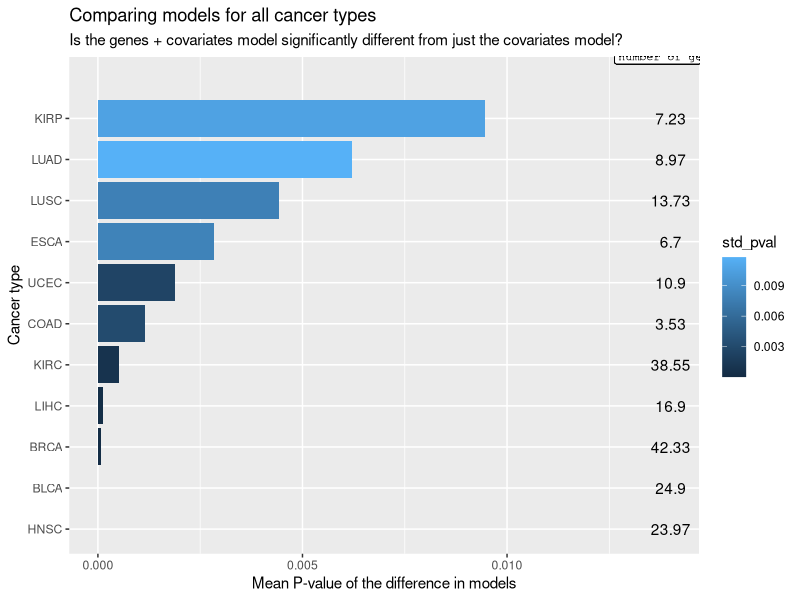
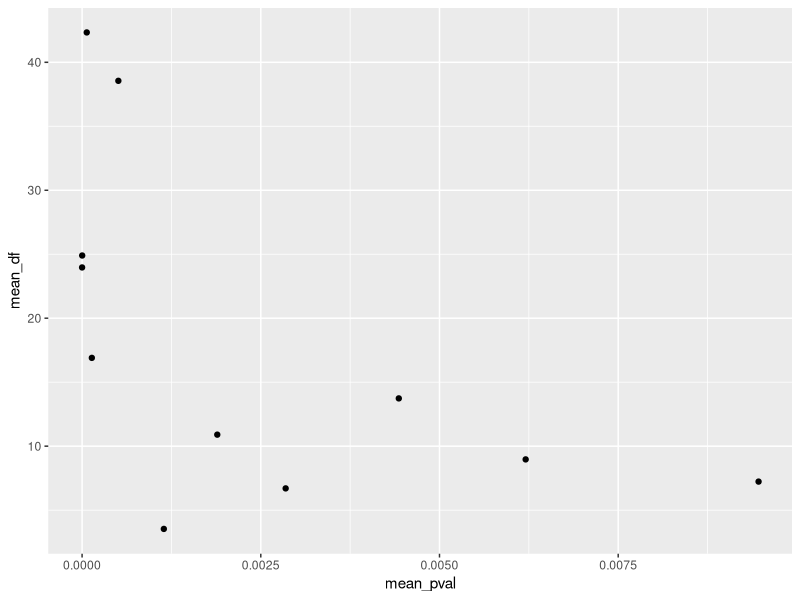
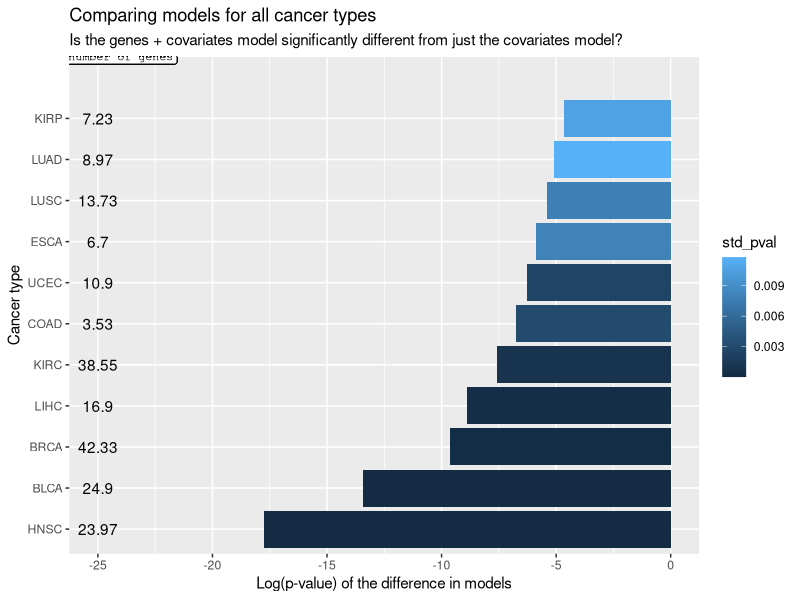
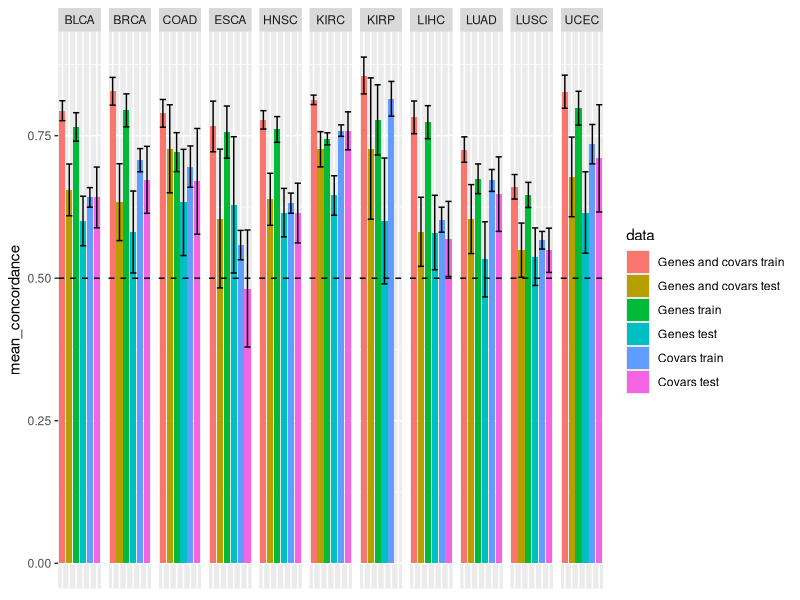
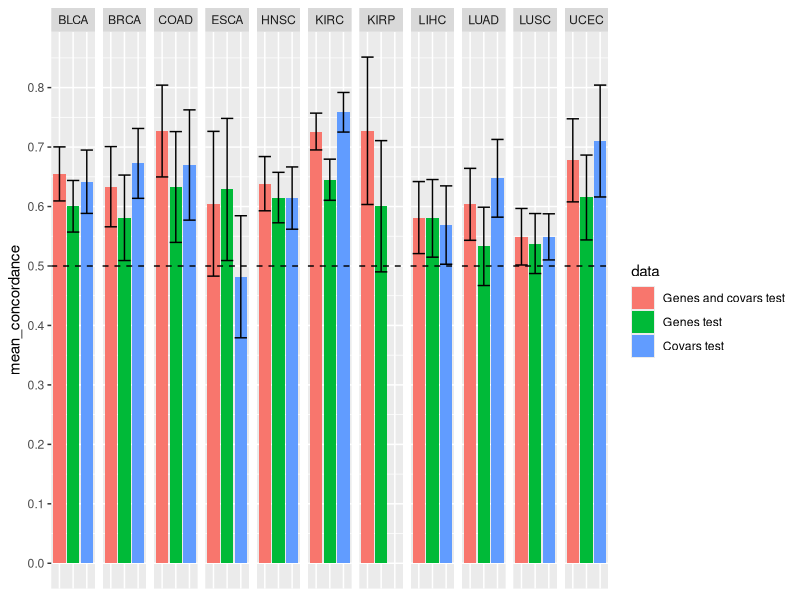

Source code (R) for these figures, in order: (Note: this script raises an error after producing the figures.)
## ---- chunk 1
library(tidyverse)
## ---- chunk 2
concordance <- read.table('concordance_stats.csv')
aucs <- read.table('aucs.csv')
model_comparisons <- read.table('model_comparisons.csv')
num_sig_genes <- read.table('num_sig_genes.csv')
## ---- chunk 3
print(paste("The cancer types where the difference between the two models is not significant are: ", paste(as.character(rownames(model_comparisons)[model_comparisons$pval > 0.05]), collapse = ', ')))
## ---- chunk 4

model_comparisons_tidy <- model_comparisons %>%
  mutate(cancer_type = str_sub(rownames(model_comparisons), 0, 4)) %>%
  filter(pval < 0.05) %>%# not showing the non significant cancer types
  group_by(cancer_type) %>%
  summarise(mean_pval = mean(pval), std_pval = sd(pval), mean_df = mean(df))

# note: df (degrees of freedom) is equal to the number of genes used in the genes and covariates model
library(ggplot2)

ggplot(model_comparisons_tidy) +
  geom_col(aes(x = reorder(cancer_type, log(mean_pval)), y = mean_pval, fill = std_pval)) + 
  geom_text(aes(x = cancer_type, y = 0.014, label = round(mean_df, 2))) + 
  geom_label(aes(x = 12.5, y = 0.014, label = 'number of genes'), size = 3, fontface = "plain", family = 'mono') +
  xlab('Cancer type') + 
  ylab('Mean P-value of the difference in models') + 
  ggtitle('Comparing models for all cancer types', 'Is the genes + covariates model significantly different from just the covariates model?') + 
  coord_flip()


# is there a correlation between mean pval and mean number of genes? (num genes = df (degrees of freedom))
ggplot(model_comparisons_tidy) +
  geom_point(aes(x = mean_pval, y = mean_df))
cor(x = model_comparisons_tidy$mean_pval, y = model_comparisons_tidy$mean_df) # sort of
## ---- chunk 5
# so we can see all of the values on one scale, here is the log pvalues:
# lower still means more significant
ggplot(model_comparisons_tidy) +
  geom_col(aes(x = reorder(cancer_type, log(mean_pval)), y = log(mean_pval), fill = std_pval)) + 
  geom_text(aes(x = cancer_type, y = -25, label = round(mean_df, 2))) + 
  geom_label(aes(x = 12.5, y = -24, label = 'number of genes'), size = 3, fontface = "plain", family = 'mono') + 
  xlab('Cancer type') + 
  ylab('Log(p-value) of the difference in models') + 
  ggtitle('Comparing models for all cancer types', 'Is the genes + covariates model significantly different from just the covariates model?') + 
  coord_flip()


## ---- chunk 6

concordance_tidy <- concordance %>%
  mutate(cancer_type = str_sub(rownames(concordance), 0, 4)) %>%
  mutate(data = factor(str_sub(str_replace_all(rownames(concordance), "[:digit:]", ""), 6), levels = c('Genes and covars train', 'Genes and covars test', 'Genes train', 'Genes test', 'Covars train', 'Covars test'))) %>%
  mutate(data_and_cancer = paste(data, cancer_type)) %>%
  group_by(data_and_cancer) %>%
  summarise(mean_concordance = mean(Concordance), std_concordance = sd(Concordance), mean_se = mean(se), cancer_type = unique(cancer_type), data = unique(data))

library(ggplot2)
ggplot(concordance_tidy) + 
  geom_col(aes(x = data, y = mean_concordance, fill = data)) + 
  geom_errorbar(aes(x=data, ymin = mean_concordance - std_concordance, ymax = mean_concordance + std_concordance)) +
  facet_grid(cols = vars(cancer_type)) + 
  theme(axis.title.x=element_blank(), axis.text.x=element_blank(), axis.ticks.x=element_blank()) + 
  geom_hline(yintercept=0.5, linetype="dashed")

# the error bars are one standard deviation above and below the value.

# only looking at test data:
concordance_tidy %>%
  filter(str_detect(concordance_tidy$data, 'test')) %>%
  ggplot() + 
    geom_col(aes(x = data, y = mean_concordance, fill = data)) + 
    geom_errorbar(aes(x=data, ymin = mean_concordance - std_concordance, ymax = mean_concordance + std_concordance)) +
    facet_grid(cols = vars(cancer_type)) + 
    theme(axis.title.x=element_blank(), axis.text.x=element_blank(), axis.ticks.x=element_blank()) + 
    scale_y_continuous(breaks = seq(0,1,0.1)) + 
    geom_hline(yintercept=0.5, linetype="dashed") + 
    ggsave('testset_concordance.pdf', width = 12)



# box plot of test concordance
concordance %>%
  mutate(cancer_type = str_sub(rownames(concordance), 0, 4)) %>%
  mutate(data = factor(str_sub(str_replace_all(rownames(concordance), "[:digit:]", ""), 6), levels = c('Genes and covars train', 'Genes and covars test', 'Genes train', 'Genes test', 'Covars train', 'Covars test'))) %>%
  mutate(data_and_cancer = paste(data, cancer_type)) %>%
  filter(str_detect(data, 'test')) %>%
  ggplot() + 
    geom_boxplot(aes(x = data, y = Concordance, fill = data)) +
    facet_grid(cols = vars(cancer_type)) +
    theme(axis.title.x=element_blank(), axis.text.x=element_blank(), axis.ticks.x=element_blank()) + 
    scale_y_continuous(breaks = seq(0,1,0.1)) + 
    geom_hline(yintercept=0.5, linetype="dashed") + 
    ggsave('testset_concordance_boxplot.pdf', width = 12)
## ---- chunk 7
# cancer types where adding genes resulted in an improved test concordance:
cancer_types <- unique(concordance_tidy$cancer_type)

cts <- paste(cancer_types[concordance_tidy[concordance_tidy$data == 'Genes and covars test', 'mean_concordance'] > concordance_tidy[concordance_tidy$data == 'Covars test', 'mean_concordance']], sep = ' ', collapse = ' ')

print(paste("Cancer types where the genes and covars model resulted in a better testset concordance than the covars model:", cts))

## ---- chunk 8
tidy_aucs <- aucs %>%
  mutate(data = factor(str_sub(str_replace_all(rownames(aucs), "[:digit:]", ""), 6))) %>%
  mutate(cancer_type = str_sub(rownames(aucs), 0, 4)) %>%
  mutate(data_and_cancer = paste(data, cancer_type))


ggplot(tidy_aucs) + 
  geom_boxplot(aes(x = data, y = test_5year, fill = data)) +
  facet_grid(cols = vars(cancer_type)) +
  theme(axis.title.x=element_blank(), axis.text.x=element_blank(), axis.ticks.x=element_blank()) + 
  scale_y_continuous(breaks = seq(0,1,0.1)) + 
  geom_hline(yintercept=0.5, linetype="dashed") +
  ggtitle("Testset AUCs for predicting 5 year survival") + 
  ggsave('ROCs/testsetAUCs_5_year.pdf', width = 12)

ggplot(tidy_aucs) + 
  geom_boxplot(aes(x = data, y = test_1year, fill = data)) +
  facet_grid(cols = vars(cancer_type)) +
  theme(axis.title.x=element_blank(), axis.text.x=element_blank(), axis.ticks.x=element_blank()) + 
  scale_y_continuous(breaks = seq(0,1,0.1)) + 
  geom_hline(yintercept=0.5, linetype="dashed") +
  ggtitle("Testset AUCs for predicting 1 year survival") + 
  ggsave('ROCs/testsetAUCs_1_year.pdf', width = 12)


## ---- chunk 9
tidy_aucs %>%
  filter(!(cancer_type %in% c('PRAD', 'THCA', 'ESCA'))) %>% # PRAD and THCA don't have enough positive egs to converge, and ESCA returns mostly null ROC AUCs
  ggplot() +
    geom_violin(aes(x = data, y = test_5year, fill = data)) +
    facet_grid(cols = vars(cancer_type)) +
    theme(axis.title.x=element_blank(), axis.text.x=element_blank(), axis.ticks.x=element_blank()) + 
    scale_y_continuous(breaks = seq(0,1,0.1)) + 
    ylab("ROC AUC") + 
    geom_hline(yintercept=0.5, linetype="dashed") +
    scale_fill_manual(values=c('#d95f02','#7570b3', "#1b9e77"), name = "Input variables", labels = c("Covariates", "Genes", "Genes and covariates")) + # colors are 3-class Dark2 from color brewer
    # ggtitle("Testset AUCs for predicting 5 year survival")
    ggsave('testsetAUCs_5_year_violin.pdf', width = 12, height = 4)


# find which cancer types have the highest 5 year test score for just genes
tidy_aucs %>%
  filter(data == 'Genes_') %>%
  group_by(cancer_type) %>%
  summarise(mean(test_5year)) %>%
  arrange(`mean(test_5year)`)
# KIRC and COAD have the highest averages
  
